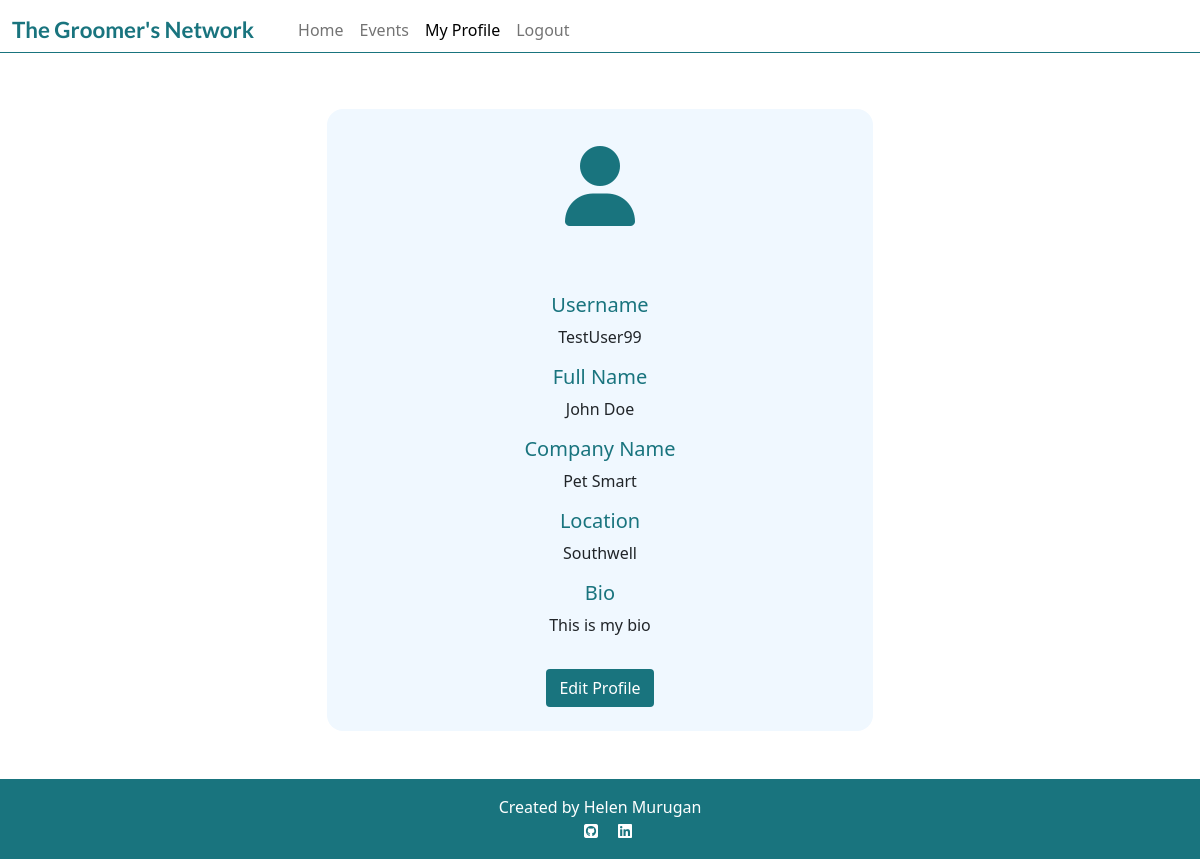
Screenshot of /user_profile/admin/ (signed in) with the database file from the repository.
### user_profile/models.py (models this page shows)
class Profile(models.Model):
    user = models.OneToOneField(
        User,
        on_delete=models.CASCADE,
        related_name='profile',
        verbose_name='User',
    )
    full_name = models.CharField(
        max_length=50,
        blank=True,
        null=True,
        verbose_name='Full name',
        default='',
    )
    company_name = models.CharField(
        blank=True,
        null=True,
        max_length=30,
        default='',
    )
    location = models.CharField(
        blank=True,
        null=True,
        max_length=30,
        default='',
    )
    bio = models.TextField(
        blank=True,
        null=True,
        max_length=1000,
        default='',
    )

### user_profile/views.py (the view)
class ProfileView(View):
    def get(self, request, *args, **kwargs):
        if request.user.is_authenticated:
            user_profile = get_object_or_404(
                Profile,
                user=request.user
            )
            context = {
                'user_profile': user_profile,
            }
            return render(
                request,
                'my_profile.html',
                context
            )
        else:
            return render(
                request,
                'account/login.html'
            )

### templates/my_profile.html
{% extends 'base.html' %}
{% block nav_profile %}active{% endblock %}
{% load crispy_forms_tags %}
{% block content %}
<section>
    <div class="container my-5">
        <div class="row justify-content-center">
            <div class="col-md-8 col-lg-6">
                <div class="profile-card">
                    <div class="text-center">
                        <p class="card-body teal-text big-fa"><i class="fa-solid fa-user"></i></p>
                    </div>
                    <div class=card-body>
                        <div class="text-center">
                            <h5 class="mb-2 teal-text">Username</h5>
                            <p>{{ request.user.username }}</p>
                            <h5 class="mb-2 teal-text">Full Name</h5>
                                {% if user_profile.full_name %}
                                    <p>{{user_profile.full_name}}</p>
                                {% else %}
                                    <p>-</p>
                                {% endif %}
                            <h5 class="mb-2 teal-text">Company Name</h5>
                                {% if user_profile.company_name %}
                                    <p>{{user_profile.company_name}}</p>
                                {% else %}
                                    <p>-</p>
                                {% endif %}
                            <h5 class="mb-2 teal-text">Location</h5>
                                {% if user_profile.location %}
                                    <p>{{user_profile.location}}</p>
                                {% else %}
                                    <p>-</p>
                                {% endif %}
                            <h5 class="mb-2 teal-text">Bio</h5>
                                {% if user_profile.bio %}
                                    <p>{{user_profile.bio | safe }}</p>
                                {% else %}
                                    <p>-</p>
                                {% endif %}
                        </div>
                    </div>
                    <div class="text-center">
                        <a href="{% url 'my_profile_update'  user.profile.pk %}" class="btn btn-signup mb-4">Edit Profile</a>
                    </div>
                </div>
            </div>
        </div>
    </div>
</section>
{% endblock %}

### static/css/style.css (style rules this page uses)
.teal-text { color: #19747E }
.btn-signup { background-color: #19747E; color: #fff; text-decoration: none; }
.profile-card { background-color: aliceblue; border-radius: 1rem; }
.big-fa { font-size: 5rem; }

### rows the page displays
Profile: full_name "John Doe", company_name "Pet Smart", location "Southwell", bio "This is my bio"

### other values shown
{{ request.user.username }} "TestUser99"
